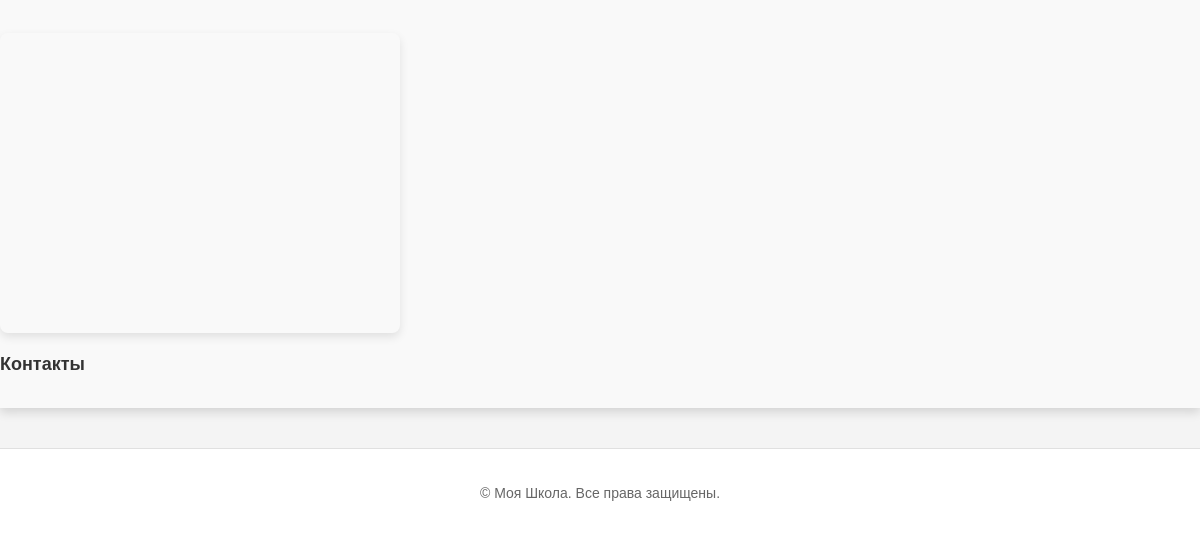
/ (lower part), run on an earlier commit of the app's database.
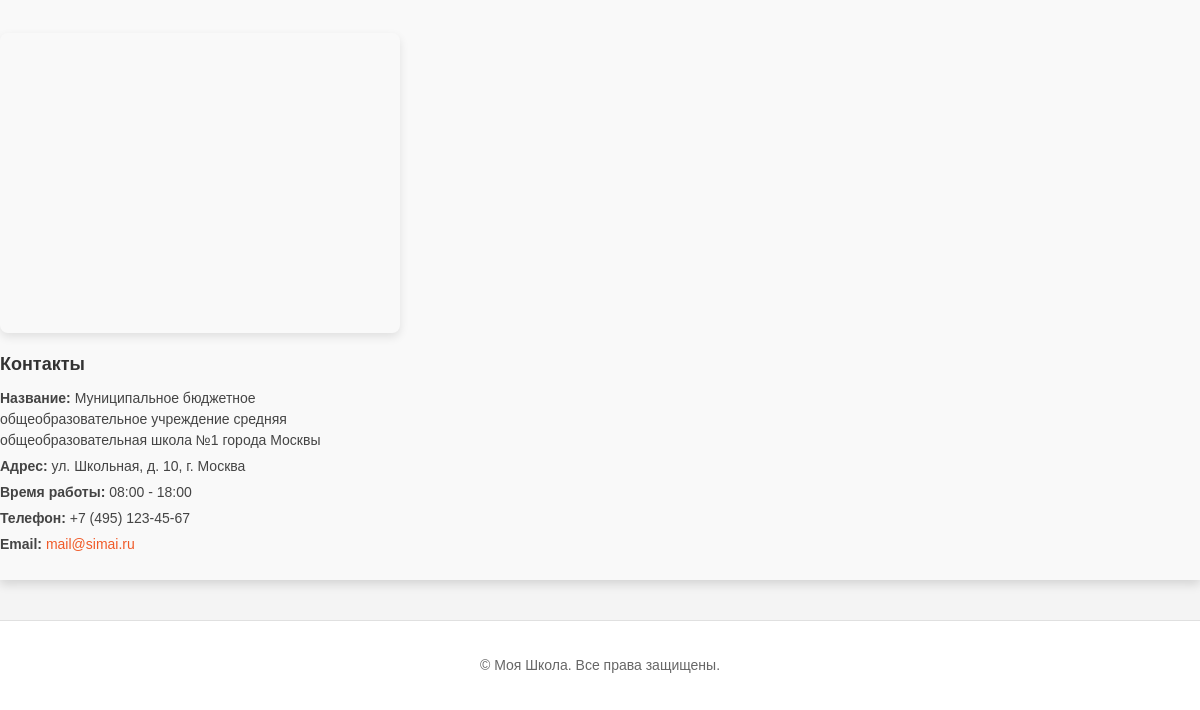
And on a later commit of the database.
### school/models.py (models this page shows, shortened)
class SchoolContactInfo(models.Model):
    name = models.CharField(max_length=255, verbose_name="Название школы")
    address = models.TextField(verbose_name="Адрес", blank=True)
    phone = models.CharField(max_length=20, verbose_name="Телефон", blank=True)
    email = models.EmailField(verbose_name="Электронная почта", blank=True)
    begin_time = models.TimeField(verbose_name='Начало рабочего дня', null=True, blank=True)
    end_time = models.TimeField(verbose_name='Конец рабочего дня', null=True)
    latitude = models.DecimalField(
        max_digits=9,
        decimal_places=6,
        verbose_name="Широта",
        blank=True,
        null=True,
        help_text="Координаты для отображения на карте"
    )
    longitude = models.DecimalField(
        max_digits=9,
        decimal_places=6,
        verbose_name="Долгота",
        blank=True,
        null=True,
        help_text="Координаты для отображения на карте"
    )

### school/views.py (the view)
# urls.py: path('', views.home_view, name='home'),
def home_view(request):
    positions = Teacher.POSITION_CHOICES
    director = Teacher.objects.filter(position='director')
    director_positions = dict(positions).get('director')
    news = Blog.objects.filter(category='news')
    announce = Blog.objects.filter(category='announce')
    school_contact = SchoolContactInfo.objects.all()
    return render(request, 'home_page/home.html',
                  {
                      'news': news,
                      'announces': announce,
                      'director': director,
                      'director_positions': director_positions,
                      'school_contact': school_contact
                  })

### templates/home_page/home.html (shortened to what this page needs)
{% extends 'index.html' %}
{% load static %}
{% block extra_css %}
<link rel="stylesheet" href="{% static 'css/home.css' %}">
{% endblock %}
{% block content %}
    <div class="about-school-container">
        <div class="about-school">
            <div class="about-school-contacts">
                <div id="map" class="map"></div>
                <h3>Контакты</h3>
                {% for contact in school_contact %}
                <p><strong>Название:</strong> {{ contact.name }}</p>
                <p><strong>Адрес:</strong> {{ contact.address }}</p>
                <p><strong>Время работы:</strong> {{ contact.begin_time|date:"H:i" }} - {{ contact.end_time|date:"H:i" }}</p>
                <p><strong>Телефон:</strong> {{ contact.phone }}</p>
                <p><strong>Email:</strong> <a href="mailto:{{ contact.email }}">{{ contact.email }}</a></p>
                {% endfor %}
            </div>
        </div>
    </div>
{% endblock %}

What changed in the data, as far as the page shows it:
added SchoolContactInfo: name "Муниципальное бюджетное общеобразовательное учреждение средняя общеобразовательная школа №1 города Москвы", address "ул. Школьная, д. 10, г. Москва", begin_time "08:00", end_time "18:00", phone "+7 (495) 123-45-67", email "mail@simai.ru"
